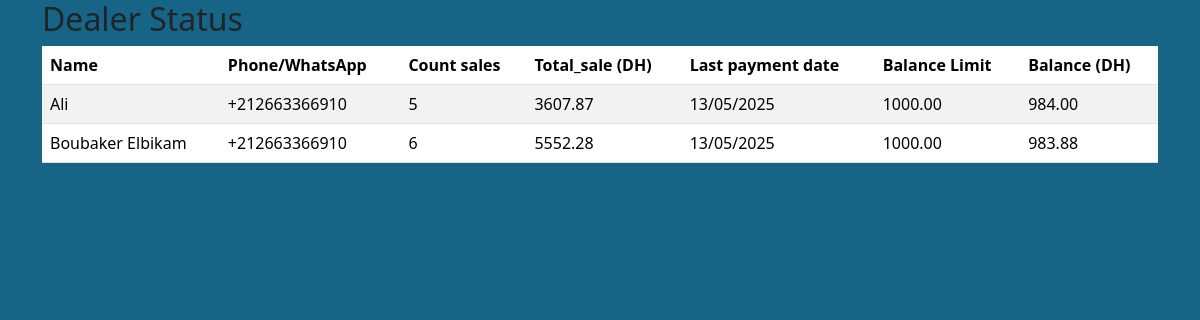
The app's page /sale/dealer/list/, older data.
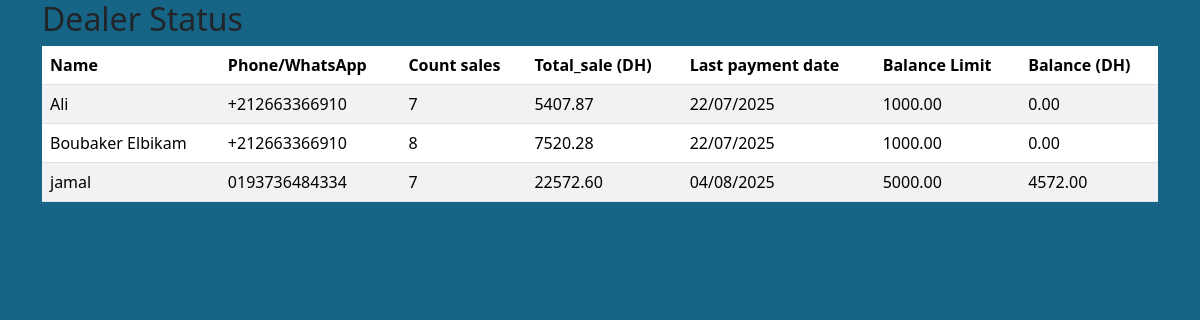
The same page, newer data.
### sale/models.py (models this page shows, shortened)
class Dealer(models.Model):
    created_at = models.DateField(auto_now_add=True)
    name = models.CharField(max_length=100)
    phone_whatsapp = models.CharField(
        max_length=13,
        validators=[RegexValidator(
            regex=r'^\+?1?\d{9,13}$',
            message="Phone number must be entered in the format: '+212**********'. Up to 13 digits allowed.")]
    )
    is_active = models.BooleanField(default=True)
    balance = models.DecimalField(max_digits=10, decimal_places=2, default=0.00)
    balance_limit = models.DecimalField(max_digits=10, decimal_places=2, default=0.00)
    @property
    def get_balance(self):
        return self.balance
    @property
    def count_sales(self):
        return self.sales.count()
    @property
    def total_sales(self):
        return sum(sale.get_TTC for sale in self.sales.all())
    @property
    def last_payment_date(self):
        payments = MonthlyPayment.objects.filter(dealer=self).order_by('-date')
        return payments.first().date if payments.exists() else None

class Sale(Commun):
    @property
    def get_HT(self):
        return sum(order.get_subtotal for order in self.order_line_set.all())

class SaleToDealer(Sale):
    dealer = models.ForeignKey(Dealer,related_name='sales', on_delete=models.PROTECT)
    matricule  = models.CharField(max_length=30,blank=True)
    ville = models.CharField(max_length=30,blank=True)

class Commun(models.Model):
    user = models.ForeignKey(User, on_delete=models.DO_NOTHING)
    date = models.DateTimeField(auto_now=True)
    @property
    def get_TTC(self):
        return round(self.get_HT * Decimal(1.20), 2)
    class Meta:
        abstract = True

class Sale(Commun):
    @property
    def get_HT(self):
        return sum(order.get_subtotal for order in self.order_line_set.all())

class LineItem(models.Model):
    item = models.ForeignKey(Stock, on_delete=models.PROTECT)
    description = models.CharField(max_length=30)
    quantity = models.PositiveIntegerField()  # Ensure only positive quantities
    price = models.DecimalField(max_digits=10, decimal_places=2)
    @property
    def get_subtotal(self):
        return Decimal(self.quantity) * Decimal(self.price)
    class Meta:
        abstract = True

class Order_Line(LineItem):
    sale = models.ForeignKey(Sale, on_delete=models.DO_NOTHING)

class Payment(models.Model):
    amount = models.DecimalField(max_digits=10, decimal_places=2, default=0.00)
    date = models.DateTimeField(auto_now_add=True)

### sale/views.py (the view)
# urls.py: path('dealer/list/', views.SaleDealerList, name='dealer-list'),
def SaleDealerList(request):
   dealers = Dealer.objects.all()
   return render(request, 'sale/dealer_list.html', {'dealers': dealers})

### stock/context_processors.py (called while the page is built)
def stock_alerts(request):
    alerts = []
    items = StockAlert.objects.all()
    for item in items:
        if item.item.get_current_qte < item.threshold:
            alerts.append(item)
    return {
        'stock_alerts': alerts  # Make stock_alerts available in templates
    }

### sale/templates/sale/dealer_list.html (shortened to what this page needs)
{% extends 'sale/base.html' %}
{% block content %}
{% load static %}
{% load crispy_forms_tags %}
<h2>Dealer Status</h2>
<table class="table table-striped">
    <thead>
        <tr>
            <th>Name</th>
            <th>Phone/WhatsApp</th>
            <th>Count sales </th>
            <th>Total_sale (DH)</th>
            <th>Last payment date</th>
            <th>Balance Limit </th>
            <th>Balance (DH) </th>
        </tr>
    </thead>
    <tbody>
        {% for sd in dealers %}
        <tr>
            <td>{{ sd.name }}</td>
            <td>{{ sd.phone_whatsapp }}</td>
            <td>{{ sd.count_sales}}</td>
            <td>{{ sd.total_sales }}</td>
            <td>{{ sd.last_payment_date|date:"d/m/Y" }}</td>
            <td>{{ sd.balance_limit }}</td>
            <td>{{ sd.balance }}</td>
        </tr>
        {% endfor %}
    </tbody>
</table>
{% endblock %}

Row changes from the older to the newer data that the page shows:
changed Dealer "Ali": count_sales "5" → "7"; total_sales "3607.87" → "5407.87"; last_payment_date "13/05/2025" → "22/07/2025"; balance "984.00" → "0.00"
changed Dealer "Boubaker Elbikam": count_sales "6" → "8"; total_sales "5552.28" → "7520.28"; last_payment_date "13/05/2025" → "22/07/2025"; balance "983.88" → "0.00"
added Dealer: name "jamal", phone_whatsapp "0193736484334", count_sales "7", total_sales "22572.60", last_payment_date "04/08/2025", balance_limit "5000.00", balance "4572.00"
